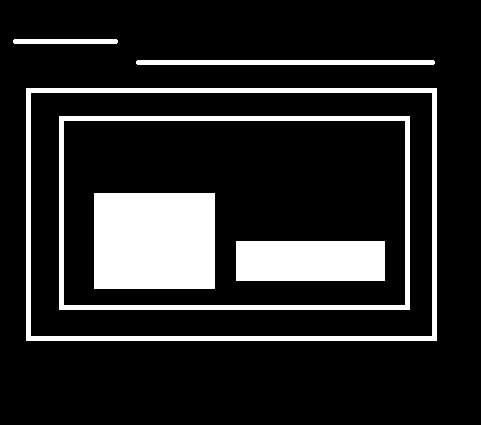
#> input picture OpenCV4/data/test_6.png, 481 x 425 px
$ python Contours_Hierarchy_1.py
#> lines starting #> are read from the running program, lines starting #| are printed output that depends on the picture; after the words box and inside, x2 and y2 are one past the last pixel; in counts of white or black regions, pixels touching at a corner belong together
import numpy as np
import cv2 as cv

img = cv.imread('../../data/test_6.png')
#> img is the input picture: shape (425, 481, 3); 15.4% white; 6 white regions, box (x1, y1, x2, y2) and area: (94, 193, 215, 289) 11616, (26, 88, 437, 341) 6540, (236, 241, 385, 281) 5960, (59, 116, 410, 310) 5350, (136, 60, 435, 65) 1491, (13, 39, 118, 44) 521

imgray = cv.cvtColor(img, cv.COLOR_BGR2GRAY)
#> imgray: shape (425, 481); 15.4% white; 6 white regions

ret,thresh = cv.threshold(imgray,127,255,0)
contours,hierarchy = cv.findContours(thresh, cv.RETR_TREE, cv.CHAIN_APPROX_SIMPLE)
#> contours = 8 contours; box (x1, y1, x2, y2) and area: (26, 88, 437, 341) 103320, (30, 92, 433, 337) 98086, (59, 116, 410, 310) 67550, (63, 120, 406, 306) 63268, (94, 193, 215, 289) 11400, (236, 241, 385, 281) 5772, (136, 60, 435, 65) 1190, (13, 39, 118, 44) 414
cnt = contours[0]
#> cnt = [[26, 88], [26, 340], [436, 340], [436, 88]]


print(hierarchy[0][0][0])
#| 6
print(contours[0][0][0])
#| [26 88]

cv.drawContours(img, contours, -1, (0,0,255), 2)
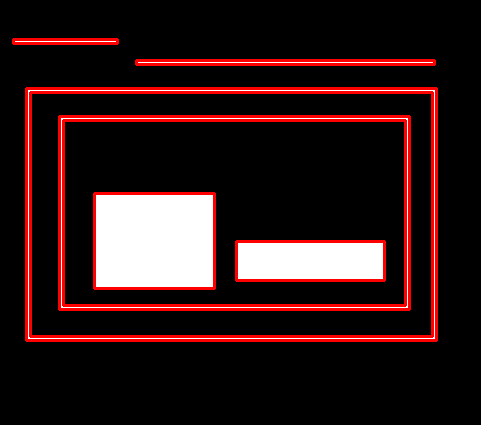
#> img: shape (425, 481, 3); 9.35% of pixels changed, all inside (x1, y1, x2, y2) = (12, 38, 438, 342)

cv.imshow('Centroids',img)
cv.waitKey(0)
cv.destroyAllWindows()
